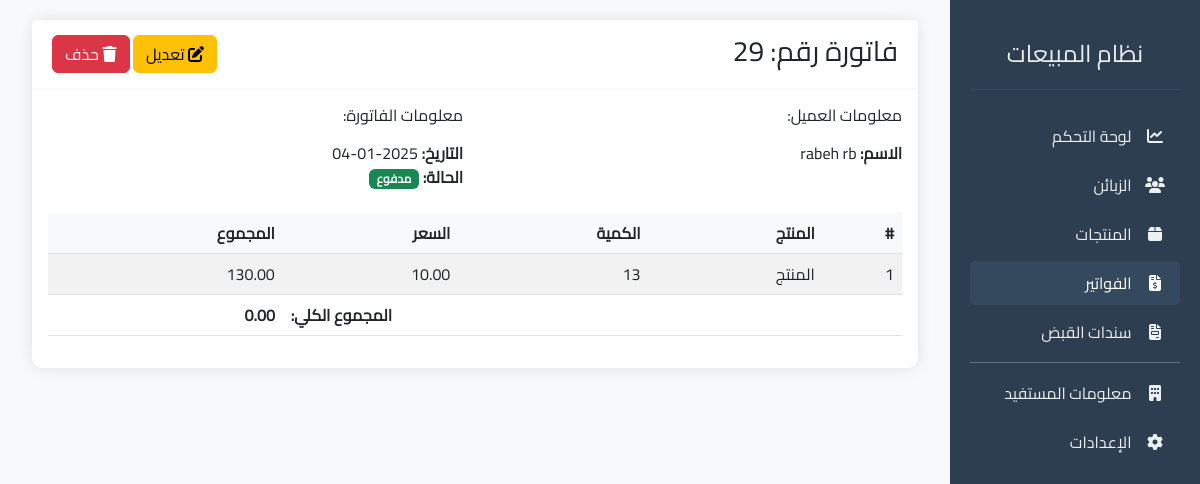
The app's page /invoices/29/ with its own data.
### sales_app/models.py (models this page shows, shortened)
class Invoice(models.Model):
    PAYMENT_STATUS = (
        ('pending', 'معلق'),
        ('partial', 'مدفوع جزئياً'),
        ('paid', 'مدفوع بالكامل'),
    )
    customer = models.ForeignKey(
        Customer,
        on_delete=models.PROTECT,  # Prevent deleting customers with invoices
        verbose_name="الزبون"
    )
    date = models.DateTimeField(default=timezone.now, verbose_name="تاريخ الفاتورة")
    status = models.CharField(
        max_length=10,
        choices=PAYMENT_STATUS,
        default='pending',
        verbose_name="حالة الدفع"
    )
    tax_exempt = models.BooleanField(default=False, verbose_name="معفى من الضريبة")
    notes = models.TextField(blank=True, null=True, verbose_name="ملاحظات")
    class Meta:
        verbose_name = "فاتورة"
        verbose_name_plural = "الفواتير"
        ordering = ['-date']
    def get_total(self):
        if self.tax_exempt:
            return Decimal('0.00')
    def get_remaining_amount(self):
        paid = sum(payment.amount for payment in self.payments.all())
        return self.get_total() - paid
    @property
    def is_paid(self):
        total_payments = self.payments.aggregate(total=models.Sum('amount'))['total'] or 0
        return total_payments >= self.get_total()

class Customer(models.Model):
    name = models.CharField(max_length=255, verbose_name="اسم الزبون")
    email = models.EmailField(blank=True, null=True, verbose_name="البريد الإلكتروني")
    phone = models.CharField(max_length=20, blank=True, null=True, verbose_name="رقم الهاتف")
    created_at = models.DateTimeField(default=timezone.now, verbose_name="تاريخ الإضافة")
    class Meta:
        verbose_name = "زبون"
        verbose_name_plural = "الزبائن"
        ordering = ['-created_at']
    def __str__(self):
        return self.name

class InvoiceItem(models.Model):
    invoice = models.ForeignKey(
        Invoice,
        on_delete=models.CASCADE,
        related_name='items',
        verbose_name="الفاتورة"
    )
    product = models.ForeignKey(
        Product,
        on_delete=models.PROTECT,  # Prevent deleting products that are in invoices
        verbose_name="المنتج"
    )
    quantity = models.IntegerField(
        validators=[MinValueValidator(1)],
        verbose_name="الكمية"
    )
    price = models.DecimalField(
        max_digits=10,
        decimal_places=2,
        validators=[MinValueValidator(Decimal('0.01'))],
        verbose_name="السعر"
    )
    class Meta:
        verbose_name = "عنصر الفاتورة"
        verbose_name_plural = "عناصر الفاتورة"
    def get_subtotal(self):
        return self.quantity * self.price

class Product(models.Model):
    name = models.CharField(max_length=100, verbose_name="اسم المنتج")
    description = models.TextField(blank=True, null=True, verbose_name="وصف المنتج")
    purchase_price = models.DecimalField(max_digits=10, decimal_places=2, default=0, verbose_name="سعر الشراء")
    selling_price = models.DecimalField(max_digits=10, decimal_places=2, default=0, verbose_name="سعر البيع")
    quantity = models.IntegerField(default=0, verbose_name="الكمية")
    created_at = models.DateTimeField(auto_now_add=True, verbose_name="تاريخ الإضافة")
    updated_at = models.DateTimeField(auto_now=True, verbose_name="تاريخ التحديث")
    class Meta:
        verbose_name = "المنتج"
        verbose_name_plural = "المنتجات"
        ordering = ['name']

### sales_app/views.py (the view)
# urls.py: path('invoices/<int:pk>/', views.invoice_detail, name='invoice_detail'),
def invoice_detail(request, pk):
    invoice = get_object_or_404(Invoice, pk=pk)
    items = invoice.items.all()
    payments = invoice.payments.all().order_by('-date')
    total = invoice.get_total()
    remaining = invoice.get_remaining_amount()
    return render(request, 'sales_app/invoice_detail.html', {
        'invoice': invoice,
        'items': items,
        'payments': payments,
        'total': total,
        'remaining': remaining
    })

### sales_app/templates/sales_app/invoice_detail.html (shortened to what this page needs)
{% extends 'sales_app/base.html' %}
{% block content %}
<div class="container">
    <div class="card">
        <div class="card-header">
            <div class="row">
                <div class="col">
                    <h3 class="mb-0">فاتورة رقم: {{ invoice.id }}</h3>
                </div>
                <div class="col text-end">
                    <a href="{% url 'sales_app:edit_invoice' invoice.id %}" class="btn btn-warning">
                        <i class="fas fa-edit"></i> تعديل
                    </a>
                    <button type="button" class="btn btn-danger" data-bs-toggle="modal" data-bs-target="#deleteModal">
                        <i class="fas fa-trash"></i> حذف
                    </button>
                </div>
            </div>
        </div>
        <div class="card-body">
            <div class="row mb-4">
                <div class="col-sm-6">
                    <h6 class="mb-3">معلومات العميل:</h6>
                    <div><strong>الاسم:</strong> {{ invoice.customer }}</div>
                </div>
                <div class="col-sm-6">
                    <h6 class="mb-3">معلومات الفاتورة:</h6>
                    <div><strong>التاريخ:</strong> {{ invoice.date|date:"Y-m-d" }}</div>
                    <div><strong>الحالة:</strong>
                        {% if invoice.is_paid %}
                            <span class="badge bg-success">مدفوع</span>
                        {% else %}
                            <span class="badge bg-warning">غير مدفوع</span>
                        {% endif %}
                    </div>
                </div>
            </div>
            <div class="table-responsive">
                <table class="table table-striped">
                    <thead>
                        <tr>
                            <th>#</th>
                            <th>المنتج</th>
                            <th>الكمية</th>
                            <th>السعر</th>
                            <th>المجموع</th>
                        </tr>
                    </thead>
                    <tbody>
                        {% for item in invoice.items.all %}
                        <tr>
                            <td>{{ forloop.counter }}</td>
                            <td>{{ item.product.name }}</td>
                            <td>{{ item.quantity }}</td>
                            <td>{{ item.price }}</td>
                            <td>{{ item.get_subtotal }}</td>
                        </tr>
                        {% endfor %}
                    </tbody>
                    <tfoot>
                        <tr>
                            <td colspan="4" class="text-end"><strong>المجموع الكلي:</strong></td>
                            <td><strong>{{ invoice.get_total }}</strong></td>
                        </tr>
                    </tfoot>
                </table>
            </div>
        </div>
    </div>
</div>
{% endblock %}

### records on screen
Invoice: id "29", customer "rabeh rb", date "2025-01-04", get_total "0.00"
InvoiceItem: product.name "المنتج", quantity "13", price "10.00", get_subtotal "130.00"
